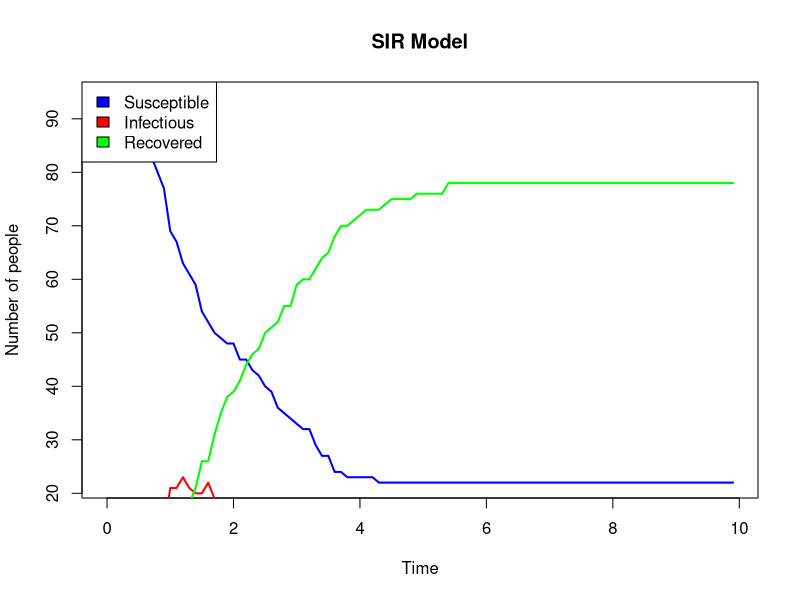

Source code (R):
library(R6)
rm(list=ls())

# Define parameters
beta <- 2.5  # Infection rate
gamma <- 1.0  # Recovery rate
contact_rate <- 0.5  # Fraction of population each person connects to
I0 <- 5  # Number of people initially infected
N <- 100  # Total population size
maxtime <- 10  # How long to simulate for
npts <- 100  # Number of time points during the simulation
dt <- maxtime / npts  # Timestep length

# Define Person class
Person <- R6Class("Person",
  public = list(
    S = 1,  # People start off susceptible
    I = 0,
    R = 0,
    
    infect = function() {
      self$S <- 0
      self$I <- 1
      return(self)
    },
    
    recover = function() {
      self$I <- 0
      self$R <- 1
      return(self)
    },
    
    check_infection = function(other) {
      if (self$S & other$I & runif(1) < beta / (N * contact_rate) * dt) {
        self <- self$infect()
      }
      return(self)
    },
    
    check_recovery = function() {
      if (self$I & (runif(1) < (gamma * dt))) {
        self <- self$recover()
      }
      return(self)
    }
  )
)

# Define Sim class
Sim <- R6Class("Sim",
  public = list(
    x = seq(0, npts - 1),
    S = rep(0, npts),
    I = rep(0, npts),
    R = rep(0, npts),
    time = NULL,
    people = list(),
    
    initialize = function() {
      for (i in 1:N) {
        self$people[[i]] <- Person$new()
      }
      
      for (i in 1:I0) {
        self$people[[i]]$infect()
      }
      
      self$time = self$x * dt
    },
    
    count = function() {
      S = 0
      I = 0
      R = 0
      for (i in 1:N) {
        S = S + self$people[[i]]$S
        I = I + self$people[[i]]$I
        R = R + self$people[[i]]$R
      }
      return(list(S = S, I = I, R = R))
    },
    
    check_infections = function() {
      for (i in 1:N) {
        contacts <- sample(1:N, size = floor(N * contact_rate))
        for (contact in contacts) {
          person1 <- self$people[[i]]
          person2 <- self$people[[contact]]
          self$people[[i]]$check_infection(person2)
        }
      }
      return(self)
    },
    
    check_recoveries = function() {
      for (i in 1:N) {
        person = self$people[[i]]
        self$people[[i]]$check_recovery()
      }
      return(self)
    },
    
    run = function() {
      for (t in self$x) {
        self$check_infections()
        self$check_recoveries()
        
        # Update results
        counts <- self$count()
        self$S[[t + 1]] <- counts$S
        self$I[[t + 1]] <- counts$I
        self$R[[t + 1]] <- counts$R
      }
      
      cat("Run finished\n")
      return(self)
    },
    
    plot = function() {
      plot(self$time, self$S, type = "l", col = "blue", lwd = 2, xlab = "Time", ylab = "Number of people", main = "SIR Model")
      lines(self$time, self$I, type = "l", col = "red", lwd = 2)
      lines(self$time, self$R, type = "l", col = "green", lwd = 2)
      legend("topleft", legend = c("Susceptible", "Infectious", "Recovered"), fill = c("blue", "red", "green"))
    }
  )
)

# Run the simulation
sim <- Sim$new()
sim$run()
sim$plot()
